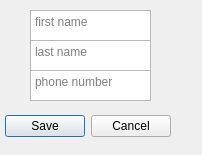
<?xml version="1.0" encoding="UTF-8"?>
<ui version="4.0">
 <class>ContactEdit</class>
 <widget class="QDialog" name="ContactEdit">
  <property name="geometry">
   <rect>
    <x>0</x>
    <y>0</y>
    <width>202</width>
    <height>155</height>
   </rect>
  </property>
  <property name="windowTitle">
   <string>Dialog</string>
  </property>
  <widget class="QDialogButtonBox" name="buttonBox">
   <property name="geometry">
    <rect>
     <x>-170</x>
     <y>110</y>
     <width>341</width>
     <height>32</height>
    </rect>
   </property>
   <property name="orientation">
    <enum>Qt::Horizontal</enum>
   </property>
   <property name="standardButtons">
    <set>QDialogButtonBox::Cancel|QDialogButtonBox::Save</set>
   </property>
  </widget>
  <widget class="QTextEdit" name="textEdit">
   <property name="geometry">
    <rect>
     <x>30</x>
     <y>10</y>
     <width>121</width>
     <height>31</height>
    </rect>
   </property>
   <property name="overwriteMode">
    <bool>false</bool>
   </property>
   <property name="acceptRichText">
    <bool>true</bool>
   </property>
   <property name="placeholderText">
    <string>first name</string>
   </property>
  </widget>
  <widget class="QTextEdit" name="textEdit_2">
   <property name="geometry">
    <rect>
     <x>30</x>
     <y>40</y>
     <width>121</width>
     <height>31</height>
    </rect>
   </property>
   <property name="overwriteMode">
    <bool>false</bool>
   </property>
   <property name="acceptRichText">
    <bool>true</bool>
   </property>
   <property name="placeholderText">
    <string>last name</string>
   </property>
  </widget>
  <widget class="QTextEdit" name="textEdit_3">
   <property name="geometry">
    <rect>
     <x>30</x>
     <y>70</y>
     <width>121</width>
     <height>31</height>
    </rect>
   </property>
   <property name="overwriteMode">
    <bool>false</bool>
   </property>
   <property name="acceptRichText">
    <bool>true</bool>
   </property>
   <property name="placeholderText">
    <string>phone number</string>
   </property>
  </widget>
 </widget>
 <resources/>
 <connections>
  <connection>
   <sender>buttonBox</sender>
   <signal>accepted()</signal>
   <receiver>ContactEdit</receiver>
   <slot>accept()</slot>
   <hints>
    <hint type="sourcelabel">
     <x>248</x>
     <y>254</y>
    </hint>
    <hint type="destinationlabel">
     <x>157</x>
     <y>274</y>
    </hint>
   </hints>
  </connection>
  <connection>
   <sender>buttonBox</sender>
   <signal>rejected()</signal>
   <receiver>ContactEdit</receiver>
   <slot>reject()</slot>
   <hints>
    <hint type="sourcelabel">
     <x>316</x>
     <y>260</y>
    </hint>
    <hint type="destinationlabel">
     <x>286</x>
     <y>274</y>
    </hint>
   </hints>
  </connection>
 </connections>
</ui>
